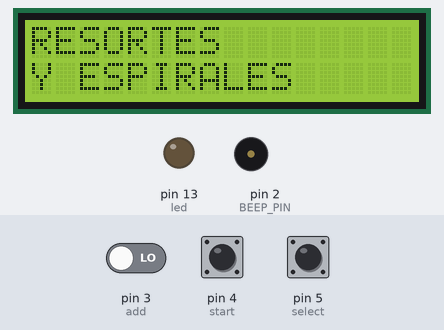
This sketch was run on a simulated Arduino Uno, built with avr-gcc and run on an emulated ATmega328P. Parts: 16×2 character LCD, output pins drawn as LEDs (lit = HIGH), buzzer (waves = sounding, pin HIGH). Inputs (shaded band) come from the test bench; at power-on: pin 3 (add) LOW, pin 4 (start) LOW, pin 5 (select) LOW.

Above: at 0.1 s.
At 1.1 s:
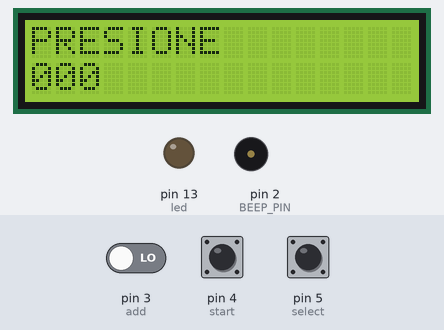

The sketch:

contadorlcd_v2.ino
```cpp
#include <LiquidCrystal.h>

int led = 13;
int contador=0;

int add = 3;
int start = 4;
int select = 5;
int prognumber=0;

int line = 0;
int var = 0;

#define DELAY_OFFSET 11
#define BEEP_PIN 2
void beep(unsigned long hz, unsigned long ms);

LiquidCrystal lcd(11, NULL, 12, 7, 8, 9, 10);

void menu();
void LCDclear();
void LCDfirst();

void first();

void setup () {
    Serial.begin(9600);

    pinMode(led, OUTPUT);
    pinMode(add, INPUT);
    pinMode(start, INPUT);

    pinMode(BEEP_PIN, OUTPUT);

    lcd.clear();                    //clear the LCD during setup
    lcd.begin(16,2);                //define the columns (16) and rows (2)

    lcd.setCursor(0,0);            //move the cursor to the 2nd line
    lcd.print("RESORTES");          //print...
    lcd.setCursor(0,1);            //move the cursor to the 2nd line
    lcd.print("Y ESPIRALES");          //print...
    delay(1000);                   //wait...

    menu();

}

void loop () {

}

void LCDclear(){
  lcd.clear();
}

void LCDfirst(){
    lcd.clear();
    lcd.setCursor(0,0);            //move the cursor to the 2nd line
    lcd.print("clauca");          //print...
}


void menu() {
  /*
  while(digitalRead(add) == HIGH or digitalRead(start) == HIGH or digitalRead(select) == HIGH){};
  delay(50);

  if(prognumber > 1){
  prognumber--;
  }
  else{
    prognumber == 1;
  }
  prognumber++;

  while(digitalRead(add) == LOW && digitalRead(start) == LOW && digitalRead(select) == LOW){}
  if(digitalRead(start) == HIGH){
  line++;
  if(line > 2){
  line = 2;
  prognumber++;
  if(prognumber > 4){
  prognumber = 5;
  }
  }
  menu();
  }
  else if(digitalRead(add) == HIGH){
  line--;
  if(line < 1){
  line = 1;
  prognumber--;
  }
  menu();
  }
  else if(digitalRead(select) == HIGH){
  if(line == 1){
    prognumber--;
  }
 }
*/

  int bt1 = digitalRead(add);
  int bt2 = digitalRead(start);
  int bt3 = digitalRead(select);

  switch (var) {
  case 1:
  lcd.print("PRESIONE 1 PARA");

    break;
  case 2:
  lcd.print("PRESIONE 1 PARA");
    break;
  case 3:
  lcd.print("PRESIONE 1 PARA");
    break;
  case 4:
  lcd.print("PRESIONE 1 PARA");
    break;
  default:
    lcd.clear();                    //clear the LCD during setup
    lcd.setCursor(0,0);            //move the cursor to the 2nd line
    lcd.print("PRESIONE");          //print...
    lcd.setCursor(0,1);            //move the cursor to the 2nd line
    lcd.print(bt1);          //print...
    lcd.print(bt2);          //print...
    lcd.print(bt3);          //print...

  }

}
```
